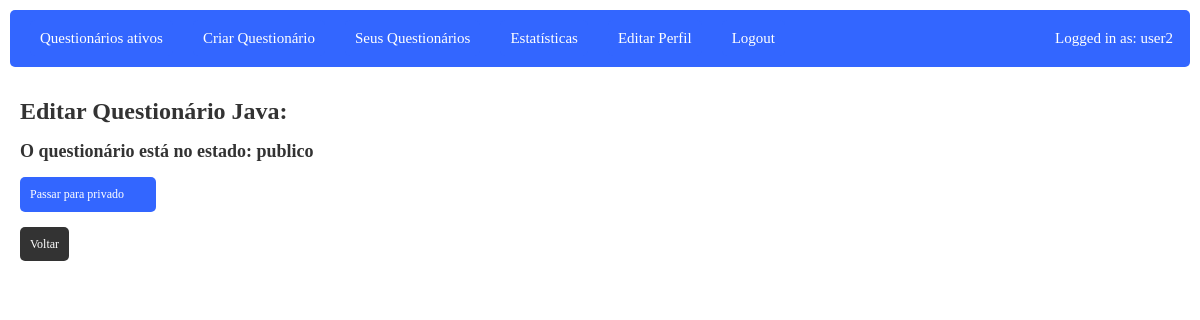
The page /php/www/mudarSeuAcesso.php?questionario=1 (signed in) on the database its author committed.
### tables this page shows
CREATE TABLE `users` (
  `id` int(11) NOT NULL,
  `nome` varchar(80) NOT NULL,
  `email` varchar(100) NOT NULL,
  `password` varchar(200) NOT NULL,
  `tipo` int(11) NOT NULL
);

CREATE TABLE `questionario` (
  `QuestionarioID` int(11) NOT NULL,
  `UserCriacao` int(11) NOT NULL,
  `Modo` varchar(50) NOT NULL,
  `Titulo` varchar(50) NOT NULL,
  `Descricao` text NOT NULL,
  `DataDeCriacao` date DEFAULT NULL,
  `Acesso` varchar(50) NOT NULL,
  `Dificuldade` varchar(50) NOT NULL,
  `TimerMinutos` int(11) NOT NULL,
  `TimerSegundos` int(11) NOT NULL
);

### php/www/functions.php (called while the page is built, shortened)
<?php
function loggedin(){
	if(isset($_SESSION['user_id']) && !empty($_SESSION['user_id'])){
		return true;
	}else{
		return false;
	}
}
function get_seus_questionarios($pdo, $user_id){
    $statement = $pdo->prepare("SELECT * FROM `questionario` WHERE `UserCriacao` = $user_id order by `QuestionarioID`");
    $statement->execute();
    $seus_questionarios = $statement->fetchAll();
    return $seus_questionarios;
}
function get_all_users($pdo){
	$statement = $pdo->prepare("SELECT * FROM users");
	$statement->execute();
	$all_users = $statement->fetchAll();
	return $all_users;
}
function get_all_questionarios($pdo){
    $statement = $pdo->prepare("SELECT * FROM questionario");
    $statement->execute();
    $all_questionarios = $statement->fetchAll();
    return $all_questionarios;
}

### php/www/mudarSeuAcesso.php (the view, shortened to what this page needs)
<html>
<link rel='stylesheet' href='style.css'/>
<?php
include 'functions.php';
include 'header.php';
$pdo = create_database_connection();
?>
<div class='container'>
    <?php
    $questionarioID = $_GET['questionario'];
    $my_id = $_SESSION['user_id'];
    $questionarios = get_seus_questionarios($pdo,$my_id);
    foreach ($questionarios as $questionario) {
        if($questionario["QuestionarioID"]==$questionarioID){
            $questionario_titulo = $questionario['Titulo'];
            $questionario_acesso = $questionario['Acesso'];
            break;
        }
    }
    echo "<h1>Editar $questionario_titulo:</h1>";
    echo "<h2>O questionário está no estado: $questionario_acesso</h2>";
    if($questionario_acesso == "publico") {
        echo "<a href='mudarAcessoMudar.php?questionario=$questionarioID&acesso=privado' class='boxBom2' style='display:block' >Passar para privado</a>";
    }
    else {
        echo "<a href='mudarAcessoMudar.php?questionario=$questionarioID&acesso=publico' class='boxBom2' style='display:block' >Passar para publico</a>";
    }
    echo "</br><a href='editarSeusQuestionarioEscolha.php?questionario=$questionarioID' class='box'>Voltar</a>"
    ?>
</div>
</body>
</html>

### php/www/header.php (shortened to what this page needs)
<div id='title_bar'>
<ul>
	<?php
	if(loggedin()){
		?>
		<?php
		$my_id=$_SESSION['user_id'];
		$pdo = create_database_connection();
		$users=get_all_users($pdo);
        $questionarios=get_all_questionarios($pdo);
        ?><li><a href='questionariosAtivos.php'>Questionários ativos</a></li><?php
        ?><li><a href='introduzirQuestionarioModo.php'>Criar Questionário</a></li><?php
        ?><li><a href='opcoesSeusQuestionarios.php' class='box' >Seus Questionários</a></li><?php
		foreach($users as $user){
			$user_id=$user["id"];
			if($user_id==$my_id){
				if($user['tipo']==1){
					?>
                    <li><a href='apagarQuestionario.php'>Apagar Questionários</a></li>
                    <li><a href='membros.php'>Membros</a></li>
                    <li><a href='gerirUtilizadores.php'>Gerir Utilizadores</a></li>
					<?php
				}if($user['tipo']==0){
					?>
                    <li><a href='estatisticas.php' class='box' >Estatísticas</a></li>
                    <li><a href='editarPerfil.php' class='box'>Editar Perfil</a></li>
					<?php
				}
			}
		}
		?>
		<li><a href='logout.php'>Logout</a></li>
		<div class="topright">
		<?php
		foreach($users as $user){
			$userid=$user["id"];
			if($userid==$my_id){
				$nome=$user['nome'];
				echo "<h10>Logged in as: $nome</h10>";
			}
		}
		?>
		</div>
		<?php
	}else{
		?>
		<li><a href='login.php'>Log in</a></li>
		<li><a href='registar.php'>Registar</a></li>
		<?php
	}
	?>
</ul>
</div>

### php/www/style.css (style rules this page uses)
#title_bar { background: #3366ff; color:#333; padding: 10px; border-radius:5px; }
#title_bar ul { list-style:none; padding: 0px; margin:0px; }
#title_bar ul li { float:left; padding:10px 10px; }
#title_bar ul li a { background: #3366ff; color: #ffffff; font-size: 15px; padding: 10px; text-decoration: none; border-radius: 5px; }
.container { background: #ffffff; color:#333; padding:10px; border-radius: 20px; margin:5px 0px; min-height: 800px; }
.box { background: #333; color: #fff; padding:10px; border-radius: 5px; margin: 10px 0px; width:25%; text-decoration:none; }
.boxBom2 { background: #3366ff; color: #fff; padding:10px; border-radius: 5px; margin: 10px 0px; width:10%; text-decoration:none; }
.topright { position: absolute; top: 28px; right: 25px; font-size: 15px; background: #3366ff; color: #ffffff; padding: 2px; width:auto; }

### rows shown on the page
users: tipo "Estatísticas", nome "user2"
questionario: Titulo "Questionário Java", Acesso "publico"
